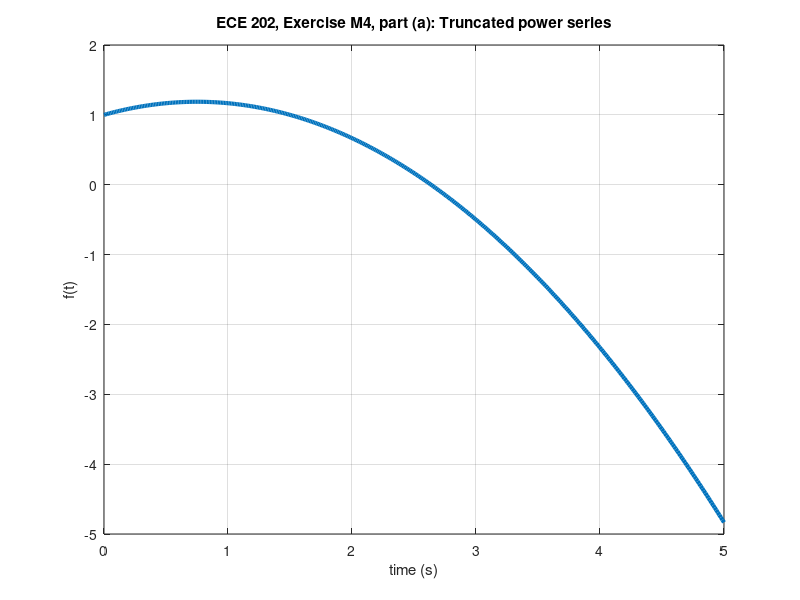
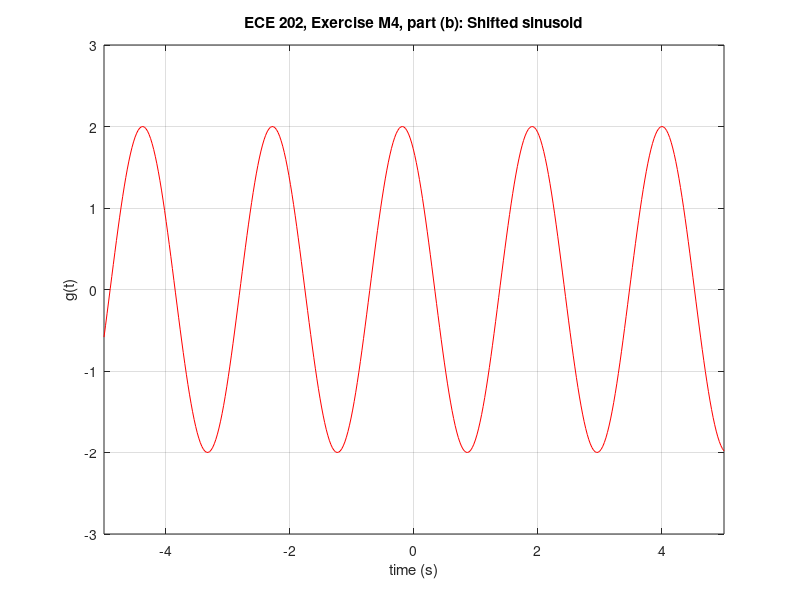
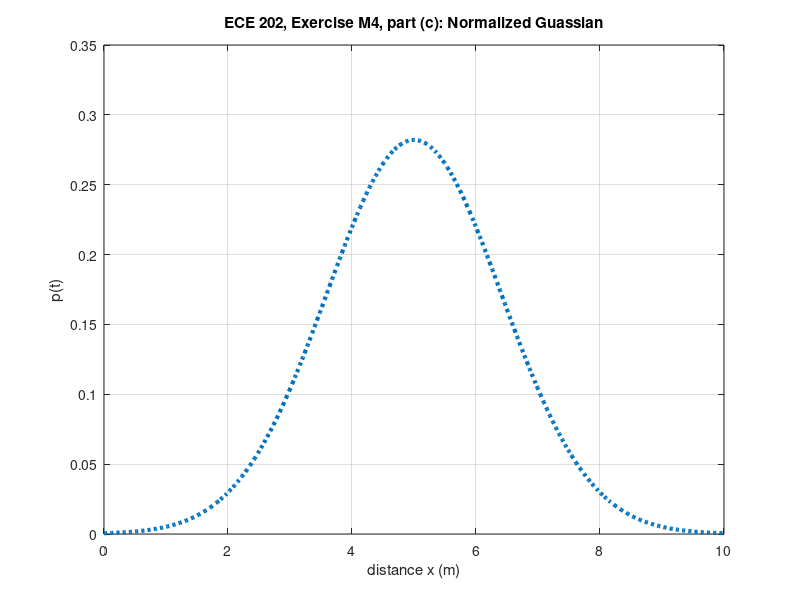
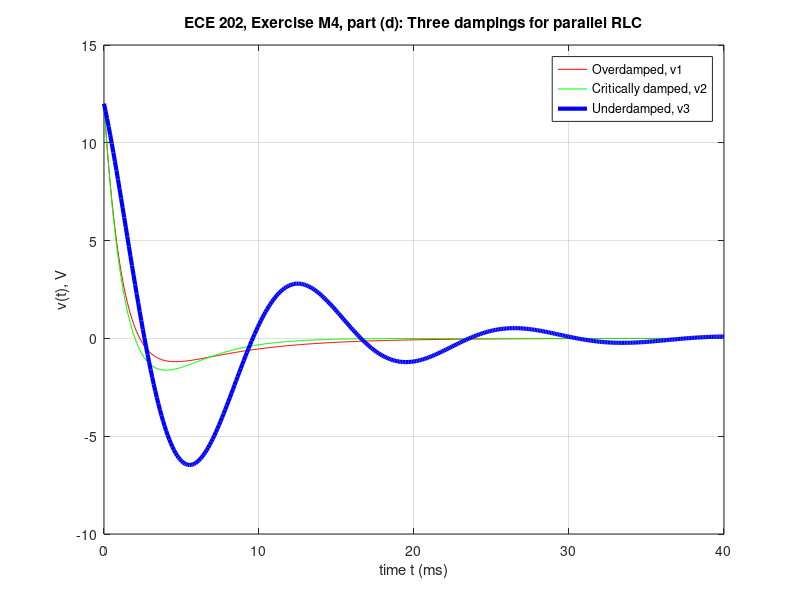

Write MATLAB code to recreate these figures, in order.
%Simon Mekonen
%9/22/2018
%MatLab 4

%Plotting given functions

%----- Truncated power series plot -----

clear

t = linspace(0,5,400);      % array of 400 times (t) from 0s to 5s
f = 1 + t/2 - t.^2/3;       % truncated power series function

figure

plot(t, f, 'LineWidth', 3)
xlabel('time (s)')
ylabel('f(t)')
title('ECE 202, Exercise M4, part (a): Truncated power series')
grid on

%----- Shifted sinusoid plot -----

clear

t = linspace(-5,5,400);     % array of 400 times (t) from -5s to 5s
g = 2*cos(3*(t-4));         % shifted sinusoid function

figure

plot(t, g, 'r')
axis([-inf inf -3 3]);

xlabel('time (s)')
ylabel('g(t)')
title('ECE 202, Exercise M4, part (b): Shifted sinusoid')
grid on

%----- Normalized Guassian plot -----

clear

x = linspace(0, 10, 400);                 % array of 400 points (x) from 0 to 10
p = exp(-(x-5).^2 / 4) / (2*sqrt(pi));    % normalized guassian function

figure

plot(x, p, ':', 'LineWidth', 3)


xlabel('distance x (m)', 'LineWidth', 18)
ylabel('p(t)', 'LineWidth', 18)
title('ECE 202, Exercise M4, part (c): Normalized Guassian','LineWidth', 24)
grid on

%----- Three dampings for parallel RLC plot -----

clear

tms = linspace(0,40,400);      % array of 400 times (t) from 0s to 40ms
t = tms/1000;

v1 = 16*exp(-800*t) - 4*exp(-200*t);                        %voltages v1, v2, v3 in V
v2 = exp(-500*t) .* (12 - 6000*t);
v3 = exp(-120*t) .* (12*cos(450*t) - 5*sin(450*t));

figure

plot(tms, v1, 'r', tms, v2, 'g', tms, v3, 'b', 'LineWidth', 3)


xlabel('time t (ms)', 'LineWidth', 18)
ylabel('v(t), V', 'LineWidth', 18)
title('ECE 202, Exercise M4, part (d): Three dampings for parallel RLC','LineWidth', 24)

legend('Overdamped, v1', 'Critically damped, v2', 'Underdamped, v3')
grid on

